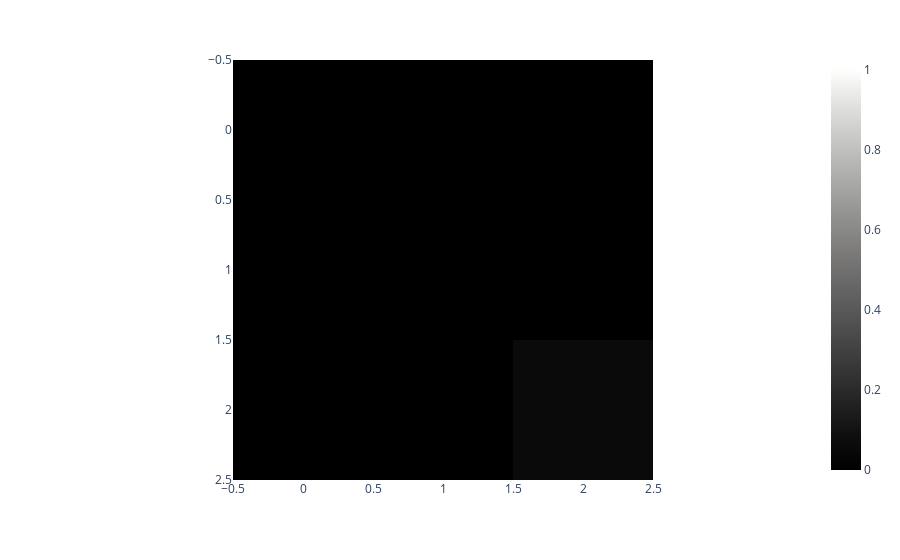

Source (notebook cell):
### Code cell
state = np.array([[1, 0, 0], [0, 1, 0], [0, -1, 0]])

fig = px.imshow([[agent.Q[(state,(0,0))], agent.Q[(state,(0,1))], agent.Q[(state,(0,2))]],
                 [agent.Q[(state,(1,0))], agent.Q[(state,(1,1))], agent.Q[(state,(1,2))]],
                 [agent.Q[(state,(2,0))], agent.Q[(state,(2,1))], agent.Q[(state,(2,2))]]], color_continuous_scale='gray',range_color=(0,1))
fig.show()

### Figure 1 — Plotly figure (JSON) as saved in the notebook; plotly's stock layout.template omitted (floating-point values rounded to 4 significant figures)
{"data": [{"coloraxis": "coloraxis", "hovertemplate": "x: %{x}<br>y: %{y}<br>color: %{z}<extra></extra>", "name": "0", "type": "heatmap", "xaxis": "x", "yaxis": "y", "z": [[0, -0.536, -0.6176], [-0.6452, 0, -0.6648], [-0.5986, 0, 0.05435]]}], "layout": {"coloraxis": {"cmax": 1, "cmin": 0, "colorscale": [[0, "rgb(0, 0, 0)"], [0.09091, "rgb(16, 16, 16)"], [0.1818, "rgb(38, 38, 38)"], [0.2727, "rgb(59, 59, 59)"], [0.3636, "rgb(81, 80, 80)"], [0.4545, "rgb(102, 101, 101)"], [0.5455, "rgb(124, 123, 122)"], [0.6364, "rgb(146, 146, 145)"], [0.7273, "rgb(171, 171, 170)"], [0.8182, "rgb(197, 197, 195)"], [0.9091, "rgb(224, 224, 223)"], [1, "rgb(254, 254, 253)"]]}, "margin": {"t": 60}, "xaxis": {"anchor": "y", "constrain": "domain", "domain": [0, 1], "scaleanchor": "y"}, "yaxis": {"anchor": "x", "autorange": "reversed", "constrain": "domain", "domain": [0, 1]}}}
